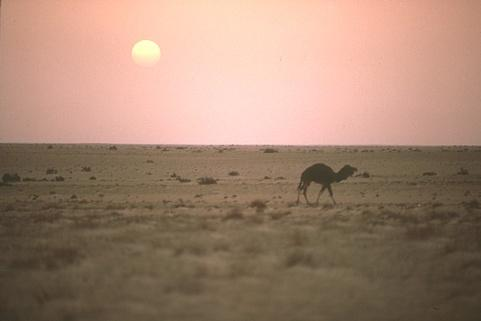
#> input picture data/camel.jpg, 481 x 321 px
$ python kmeans.py ../data/camel.jpg 5
#> lines starting #> are read from the running program, lines starting #| are printed output that depends on the picture
"""
kmeans.py

Core class and runner for K-Means image segmentation code. Given an image and a number of clusters,
run the K-Means clustering algorithm to partition the image by color, and return the respective
clusters.
"""
import cv2
import numpy as np
import sys


class KMeansSegment():
    def __init__(self, image, num_segments):
        """
        Instantiate a K-Means Image Segmenter with the given image and the number of clusters to
        partition.

        :param image: Path to the given image.
        :param num_segments: Number of clusters to partition.
        """
#> called with image = '../data/camel.jpg', num_segments = 5
        self.image = cv2.imread(image)
#> self.image is the input picture: shape (321, 481, 3); mean B, G, R 113.9, 133.1, 163.5
        self.num_segments = num_segments

    def segment(self):
        """
        Run the K-Means algorithm to segment the image.

        :return: Tuple of label matrix, result matrix
        """
        # Blur the image (for better results)
        image = cv2.GaussianBlur(self.image, (7, 7), 0)

        # Reshape the image into color (RGB) vectors
        vectors = np.float32(image.reshape(-1, 3))

        # Setup K-Means run criteria and get K-Means results
        criteria = (cv2.TERM_CRITERIA_EPS + cv2.TERM_CRITERIA_MAX_ITER, 10, 1.0)
        _, labels, centers = cv2.kmeans(vectors, self.num_segments, criteria, 10,
                                        cv2.KMEANS_RANDOM_CENTERS)
#> centers = [[160.6, 177.8, 233.7], [133.2, 150.6, 195.6], [55.99, 73.63, 87.26], [193, 210.2, 253.7], [77.81, 101.3, 119.6]]

        # Build the segmented image by swapping the labels with cluster centers (re-colorize image)
        segmented_image = centers[labels.flatten()].reshape(image.shape)
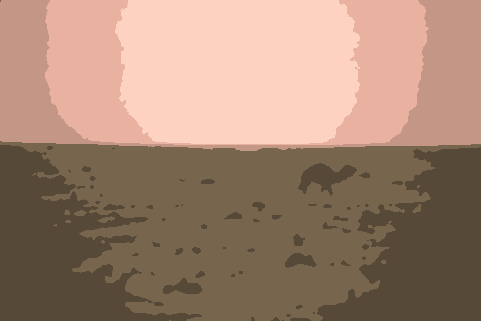
#> segmented_image: shape (321, 481, 3) float32; mean B, G, R 113.9, 133.3, 163.9
        return labels.reshape((image.shape[0], image.shape[1])), segmented_image.astype(np.uint8)


if __name__ == "__main__":
    # Build the segmenter
    args = sys.argv
    segmenter = KMeansSegment(args[1], int(args[2]))

    # Show the original image, and the segmented image
    label, segmented = segmenter.segment()
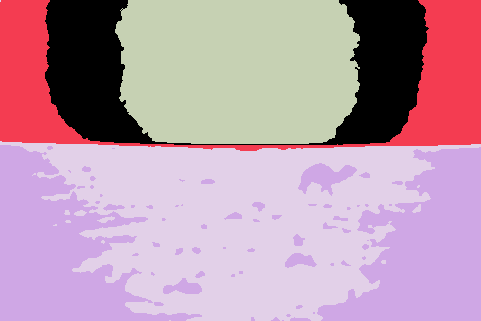
#> label: shape (321, 481) int32; 5 distinct labels, from 0 to 4; one colour per label, 0 black
    cv2.imshow("Original", segmenter.image)
    cv2.imshow("Segmented", segmented)
    cv2.waitKey(0)

$ run again, on data/mountains.jpg
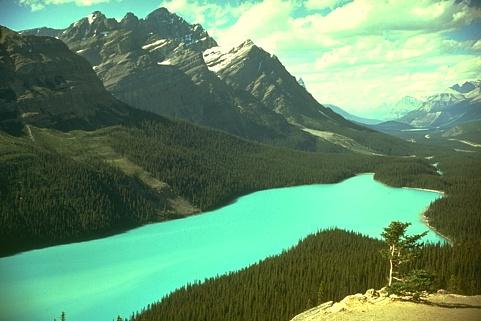
#> input picture data/mountains.jpg, 481 x 321 px
#> in __init__, self.image is the input picture: shape (321, 481, 3); mean B, G, R 108.5, 142.6, 101.1
#> in segment, `image = cv2.GaussianBlur(self.image, (7, 7), 0)`:
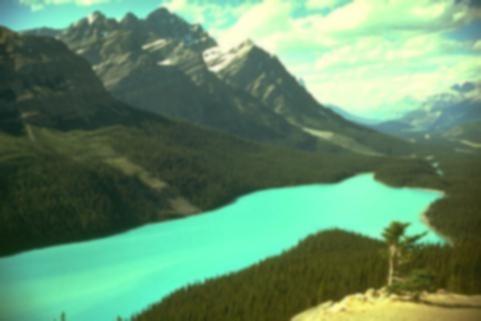
#> image: shape (321, 481, 3); mean B, G, R 108.5, 142.6, 101.1
#> centers = [[195.2, 247.5, 218.5], [190.6, 238.8, 115.8], [36.05, 63.61, 51.07], [129.8, 160.9, 115.7], [76.79, 97.39, 76.81]]
#> `label, segmented = segmenter.segment()`:
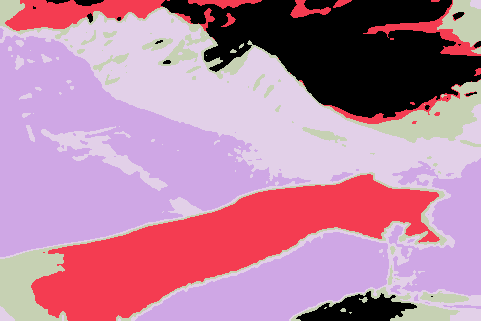
#> label: shape (321, 481) int32; 5 distinct labels, from 0 to 4; one colour per label, 0 black
